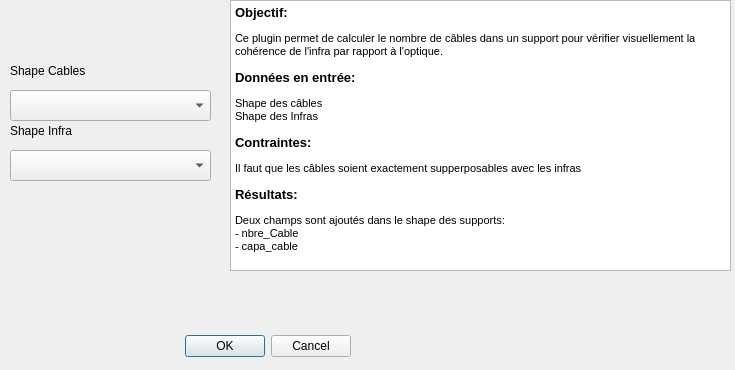
<?xml version="1.0" encoding="UTF-8"?>
<ui version="4.0">
 <class>Calcul_nbr_Cable_infraDialogBase</class>
 <widget class="QDialog" name="Calcul_nbr_Cable_infraDialogBase">
  <property name="geometry">
   <rect>
    <x>0</x>
    <y>0</y>
    <width>735</width>
    <height>370</height>
   </rect>
  </property>
  <property name="windowTitle">
   <string>Calcul_nbr_Cable_infra</string>
  </property>
  <widget class="QDialogButtonBox" name="button_box">
   <property name="geometry">
    <rect>
     <x>10</x>
     <y>330</y>
     <width>341</width>
     <height>32</height>
    </rect>
   </property>
   <property name="orientation">
    <enum>Qt::Horizontal</enum>
   </property>
   <property name="standardButtons">
    <set>QDialogButtonBox::Cancel|QDialogButtonBox::Ok</set>
   </property>
  </widget>
  <widget class="QLabel" name="label">
   <property name="geometry">
    <rect>
     <x>10</x>
     <y>60</y>
     <width>121</width>
     <height>21</height>
    </rect>
   </property>
   <property name="text">
    <string>Shape Cables</string>
   </property>
  </widget>
  <widget class="QLabel" name="label_2">
   <property name="geometry">
    <rect>
     <x>10</x>
     <y>120</y>
     <width>121</width>
     <height>21</height>
    </rect>
   </property>
   <property name="text">
    <string>Shape Infra</string>
   </property>
  </widget>
  <widget class="QComboBox" name="comboCABLES">
   <property name="geometry">
    <rect>
     <x>10</x>
     <y>90</y>
     <width>201</width>
     <height>31</height>
    </rect>
   </property>
  </widget>
  <widget class="QComboBox" name="comboINFRA">
   <property name="geometry">
    <rect>
     <x>10</x>
     <y>150</y>
     <width>201</width>
     <height>31</height>
    </rect>
   </property>
  </widget>
  <widget class="QTextBrowser" name="textBrowser">
   <property name="geometry">
    <rect>
     <x>230</x>
     <y>0</y>
     <width>501</width>
     <height>271</height>
    </rect>
   </property>
   <property name="html">
    <string>&lt;!DOCTYPE HTML PUBLIC &quot;-//W3C//DTD HTML 4.0//EN&quot; &quot;http://www.w3.org/TR/REC-html40/strict.dtd&quot;&gt;
&lt;html&gt;&lt;head&gt;&lt;meta name=&quot;qrichtext&quot; content=&quot;1&quot; /&gt;&lt;style type=&quot;text/css&quot;&gt;
p, li { white-space: pre-wrap; }
&lt;/style&gt;&lt;/head&gt;&lt;body style=&quot; font-family:'MS Shell Dlg 2'; font-size:8.25pt; font-weight:400; font-style:normal;&quot;&gt;
&lt;p style=&quot; margin-top:0px; margin-bottom:0px; margin-left:0px; margin-right:0px; -qt-block-indent:0; text-indent:0px;&quot;&gt;&lt;span style=&quot; font-size:10pt; font-weight:600;&quot;&gt;Objectif:&lt;/span&gt;&lt;/p&gt;
&lt;p style=&quot; margin-top:12px; margin-bottom:0px; margin-left:0px; margin-right:0px; -qt-block-indent:0; text-indent:0px;&quot;&gt;&lt;span style=&quot; font-family:'MS Shell Dlg 2,sans-serif'; font-size:8pt;&quot;&gt;Ce plugin permet de calculer le nombre de câbles dans un support pour vérifier visuellement la cohérence de l'infra par rapport à l'optique.&lt;/span&gt;&lt;/p&gt;
&lt;p style=&quot; margin-top:12px; margin-bottom:0px; margin-left:0px; margin-right:0px; -qt-block-indent:0; text-indent:0px;&quot;&gt;&lt;span style=&quot; font-family:'MS Shell Dlg 2,sans-serif'; font-size:10pt; font-weight:600;&quot;&gt;Données en entrée: &lt;/span&gt;&lt;/p&gt;
&lt;p style=&quot; margin-top:12px; margin-bottom:0px; margin-left:0px; margin-right:0px; -qt-block-indent:0; text-indent:0px;&quot;&gt;&lt;span style=&quot; font-size:8pt;&quot;&gt;Shape des câbles&lt;/span&gt;&lt;/p&gt;
&lt;p style=&quot; margin-top:0px; margin-bottom:0px; margin-left:0px; margin-right:0px; -qt-block-indent:0; text-indent:0px;&quot;&gt;&lt;span style=&quot; font-size:8pt;&quot;&gt;Shape des Infras&lt;/span&gt;&lt;/p&gt;
&lt;p style=&quot; margin-top:12px; margin-bottom:0px; margin-left:0px; margin-right:0px; -qt-block-indent:0; text-indent:0px;&quot;&gt;&lt;span style=&quot; font-family:'MS Shell Dlg 2,sans-serif'; font-size:10pt; font-weight:600;&quot;&gt;Contraintes:&lt;/span&gt;&lt;span style=&quot; font-size:10pt;&quot;&gt; &lt;/span&gt;&lt;/p&gt;
&lt;p style=&quot; margin-top:12px; margin-bottom:12px; margin-left:0px; margin-right:0px; -qt-block-indent:0; text-indent:0px;&quot;&gt;&lt;span style=&quot; font-size:8pt;&quot;&gt;Il faut que les câbles soient exactement supperposables avec les infras&lt;/span&gt;&lt;/p&gt;
&lt;p style=&quot; margin-top:12px; margin-bottom:12px; margin-left:0px; margin-right:0px; -qt-block-indent:0; text-indent:0px;&quot;&gt;&lt;span style=&quot; font-family:'MS Shell Dlg 2,sans-serif'; font-size:10pt; font-weight:600;&quot;&gt;Résultats:&lt;/span&gt;&lt;span style=&quot; font-size:10pt;&quot;&gt; &lt;/span&gt;&lt;/p&gt;
&lt;p style=&quot; margin-top:0px; margin-bottom:0px; margin-left:0px; margin-right:0px; -qt-block-indent:0; text-indent:0px;&quot;&gt;&lt;span style=&quot; font-size:8pt;&quot;&gt;Deux champs sont ajoutés dans le shape des supports:&lt;/span&gt;&lt;/p&gt;
&lt;p style=&quot; margin-top:0px; margin-bottom:0px; margin-left:0px; margin-right:0px; -qt-block-indent:0; text-indent:0px;&quot;&gt;&lt;span style=&quot; font-size:8pt;&quot;&gt;- nbre_Cable&lt;/span&gt;&lt;/p&gt;
&lt;p style=&quot; margin-top:0px; margin-bottom:0px; margin-left:0px; margin-right:0px; -qt-block-indent:0; text-indent:0px;&quot;&gt;&lt;span style=&quot; font-size:8pt;&quot;&gt;- capa_cable&lt;/span&gt;&lt;/p&gt;&lt;/body&gt;&lt;/html&gt;</string>
   </property>
  </widget>
 </widget>
 <resources/>
 <connections>
  <connection>
   <sender>button_box</sender>
   <signal>accepted()</signal>
   <receiver>Calcul_nbr_Cable_infraDialogBase</receiver>
   <slot>accept()</slot>
   <hints>
    <hint type="sourcelabel">
     <x>20</x>
     <y>20</y>
    </hint>
    <hint type="destinationlabel">
     <x>20</x>
     <y>20</y>
    </hint>
   </hints>
  </connection>
  <connection>
   <sender>button_box</sender>
   <signal>rejected()</signal>
   <receiver>Calcul_nbr_Cable_infraDialogBase</receiver>
   <slot>reject()</slot>
   <hints>
    <hint type="sourcelabel">
     <x>20</x>
     <y>20</y>
    </hint>
    <hint type="destinationlabel">
     <x>20</x>
     <y>20</y>
    </hint>
   </hints>
  </connection>
 </connections>
</ui>
